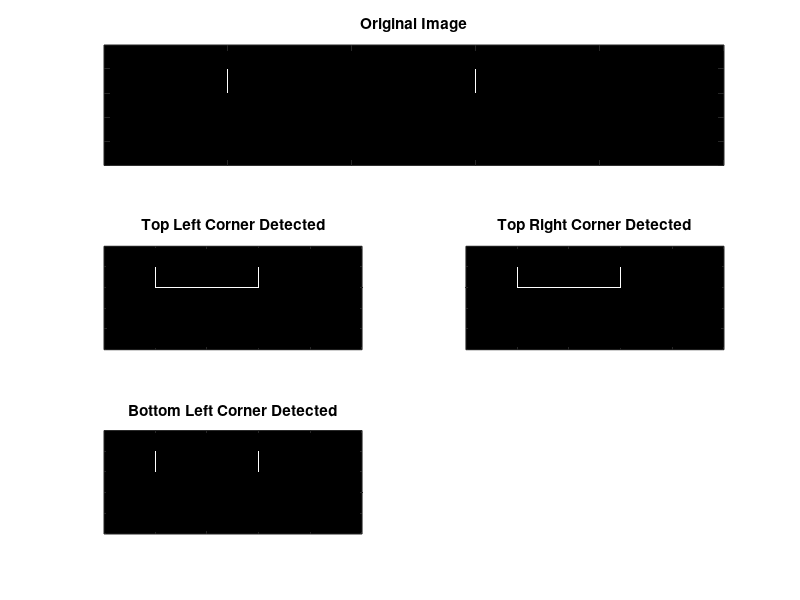
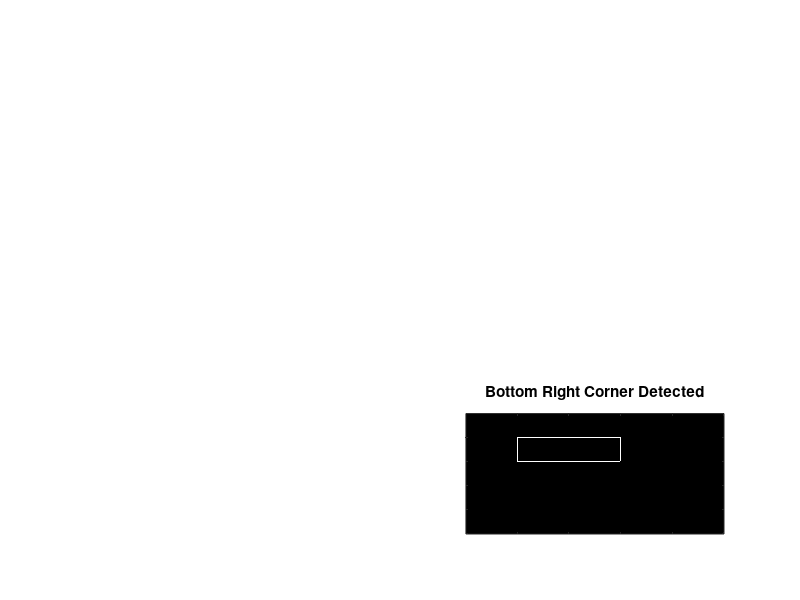
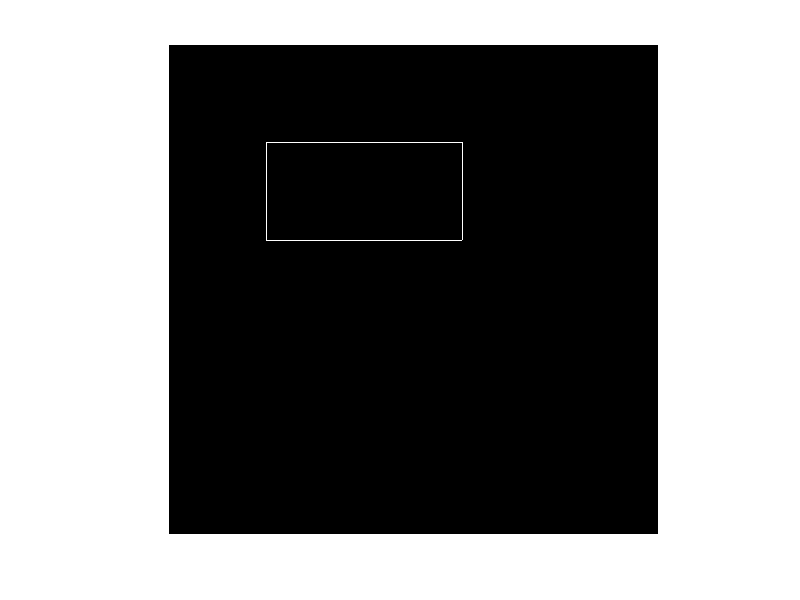

Write MATLAB code to recreate these figures, in order.
clear all;
close all;
clc;

img = zeros(500, 500);
img(100:200,100) = 255;
img(100:200,300) = 255;
img(100,100:300) = 255;
img(200,100:300) = 255;
img_show = uint8(img);

figure
subplot(3,2,[1,2])
subimage(img_show)
set(gca,'XtickLabel',[],'YtickLabel',[]);
title('Original Image');

top_left_mask = [0 0 0 0 0; 0 0 0 0 0; 0 0 1 1 1; 0 0 1 0 0; 0 0 1 0 0];
top_right_mask = [0 0 0 0 0; 0 0 0 0 0; 1 1 1 0 0; 0 0 1 0 0; 0 0 1 0 0];
bottom_left_mask = [0 0 1 0 0; 0 0 1 0 0; 0 0 1 1 1; 0 0 0 0 0; 0 0 0 0 0];
bottom_right_mask = [0 0 1 0 0; 0 0 1 0 0; 1 1 1 0 0; 0 0 0 0 0; 0 0 0 0 0];

[rows, cols] = size(img);

baseline = 0;

for i=1:rows
    for j=1:cols
        if(i == 1 && j == 1)
            edge = bsxfun(@times,img(i:i+4,j:j+4),top_left_mask);
            baseline = edge(3,3);
        end
        if i+4 < rows && j+4 < cols
            edge = bsxfun(@times,img(i:i+4,j:j+4),top_left_mask);
            if edge(3,3) == edge(3,4)
                if edge(3,4) == edge(3,5)
                    if edge(3,5) == edge(4,3)
                        if edge(4,3) == edge(5,3)
                            if(edge(3,3) ~= baseline)
                                img(i+2,j+2) = 0;
                                break;
                            else
                                continue;
                            end
                        end
                    end
                end
            end
        end
    end
end
img_show = uint8(img);
subplot(3,2,3)
subimage(img_show)
set(gca,'XtickLabel',[],'YtickLabel',[]);
title('Top Left Corner Detected');

img = zeros(500, 500);
img(100:200,100) = 255;
img(100:200,300) = 255;
img(100,100:300) = 255;
img(200,100:300) = 255;

for i=1:rows
    for j=1:cols
        if(i == 1 && j == 1)
            edge = bsxfun(@times,img(i:i+4,j:j+4),top_right_mask);
            baseline = edge(3,3);
        end
        if i+4 < rows && j+4 < cols
            edge = bsxfun(@times,img(i:i+4,j:j+4),top_right_mask);
            if edge(3,3) == edge(3,2)
                if edge(3,2) == edge(3,1)
                    if edge(3,1) == edge(4,3)
                        if edge(4,3) == edge(5,3)
                            if(edge(3,3) ~= baseline)
                                img(i+2,j+2) = 0;
                                break;
                            else
                                continue;
                            end
                        end
                    end
                end
            end
        end
    end
end
img_show = uint8(img);
subplot(3,2,4)
subimage(img_show)
set(gca,'XtickLabel',[],'YtickLabel',[]);
title('Top Right Corner Detected');

img = zeros(500, 500);
img(100:200,100) = 255;
img(100:200,300) = 255;
img(100,100:300) = 255;
img(200,100:300) = 255;

for i=1:rows
    for j=1:cols
        if(i == 1 && j == 1)
            edge = bsxfun(@times,img(i:i+4,j:j+4),top_right_mask);
            baseline = edge(3,3);
        end
        if i+4 < rows && j+4 < cols
            edge = bsxfun(@times,img(i:i+4,j:j+4),bottom_left_mask);
            if edge(3,3) == edge(2,3)
                if edge(2,3) == edge(1,3)
                    if edge(1,3) == edge(3,4)
                        if edge(3,4) == edge(3,5)
                            if(edge(3,3) ~= baseline)
                                img(i+2,j+2) = 0;
                                break;
                            else
                                continue;
                            end
                        end
                    end
                end
            end
        end
    end
end
img_show = uint8(img);
subplot(3,2,5)
subimage(img_show)
set(gca,'XtickLabel',[],'YtickLabel',[]);
title('Bottom Left Corner Detected');
figure
imshow(img_show)

img = zeros(500, 500);
img(100:200,100) = 255;
img(100:200,300) = 255;
img(100,100:300) = 255;
img(200,100:300) = 255;

for i=1:rows
    for j=1:cols
        if(i == 1 && j == 1)
            edge = bsxfun(@times,img(i:i+4,j:j+4),bottom_right_mask);
            baseline = edge(3,3);
        end
        if i+4 < rows && j+4 < cols
            edge = bsxfun(@times,img(i:i+4,j:j+4),bottom_right_mask);
            if edge(3,3) == edge(3,2)
                if edge(3,2) == edge(3,1)
                    if edge(3,1) == edge(2,3)
                        if edge(2,3) == edge(1,3)
                            if(edge(3,3) ~= baseline)
                                img(i+2,j+2) = 0;
                                break;
                            else
                                continue;
                            end
                        end
                    end
                end
            end
        end
    end
end
img_show = uint8(img);
subplot(3,2,6)
subimage(img_show)
set(gca,'XtickLabel',[],'YtickLabel',[]);
title('Bottom Right Corner Detected');
figure
imshow(img_show)